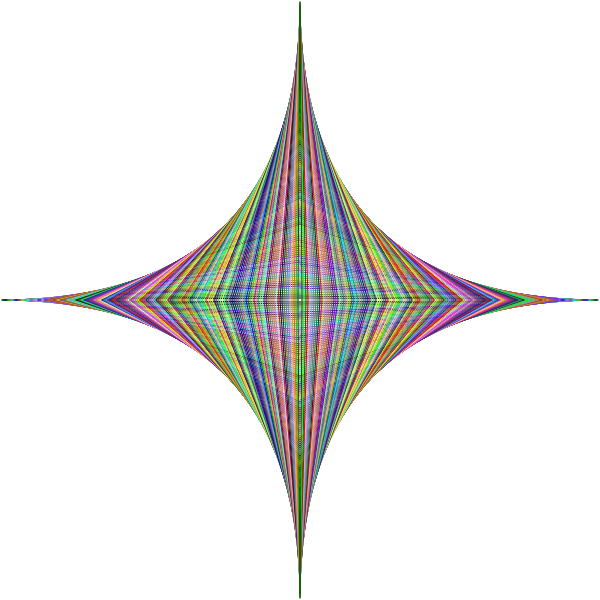
Frame 1 (no input)
Frame 60 (no input): identical to frame 1, image omitted
Frame 120 (the mouse pressed at the canvas centre since frame 60): identical to frame 1, image omitted

The p5.js sketch that drew this single still picture (run headless with seeded random() and noise() and a simulated clock; from frame 60 on, the mouse is pressed at the canvas centre):

// p5.js sketch
// ── sketch.js
var bottom= 750;
var lines = [];
var incr = 2;
var switcher = 0;
var rgb = [0,0,0]
var exiter=0;
var mid = 300;
var end = mid*2;
var clickinc = 5
function setup() {
  createCanvas(600,600)
  newgrid()
  drawlines()
}

function draw() {
  
}

function drawlines() {
  background(255);
  for(var h = 0; h<lines.length; h++) {
    stroke(lines[h].r, lines[h].g, lines[h].b);
    line(lines[h].x1, lines[h].y1, lines[h].x2, lines[h].y2);
  }
}

function mouseClicked() {
  if(incr>clickinc) incr -= clickinc;;
  
  newgrid()
  drawlines()
}

function line1(_x1, _y1, _x2, _y2, _red, _green, _blue) {
  this.x1 = _x1;
  this.y1 = _y1;
  this.x2 = _x2;
  this.y2 = _y2;
  this.r = _red;
  this.g = _green;
  this.b = _blue;
}


function newgrid() {
  
  console.log('inc: '+incr+'  len: '+lines.length);
  
  lines.length=0;
  
  for(var i=incr; i<mid; i+=incr) {
    a = round(random(2));
    b = round(random(100))
    rgb[a] = (rgb[a]+b)%255;
    lines.push(new line1(i, mid, mid, mid+i, rgb[0], rgb[1], rgb[2]));
    lines.push(new line1(i, mid, mid, mid-i, rgb[0], rgb[1], rgb[2]));
    a = round(random(2));
    b = round(random(100))
    rgb[a] = ((rgb[a]+b)%255);
    lines.push(new line1(end-i, mid, mid, mid-i, rgb[0], rgb[1], rgb[2]));
    lines.push(new line1(end-i, mid, mid, mid+i, rgb[0], rgb[1], rgb[2]));
    //lines.push(new line1(mid, 0, mid, end));
    //lines.push(new line1(0, mid, end, mid));
  }
}
